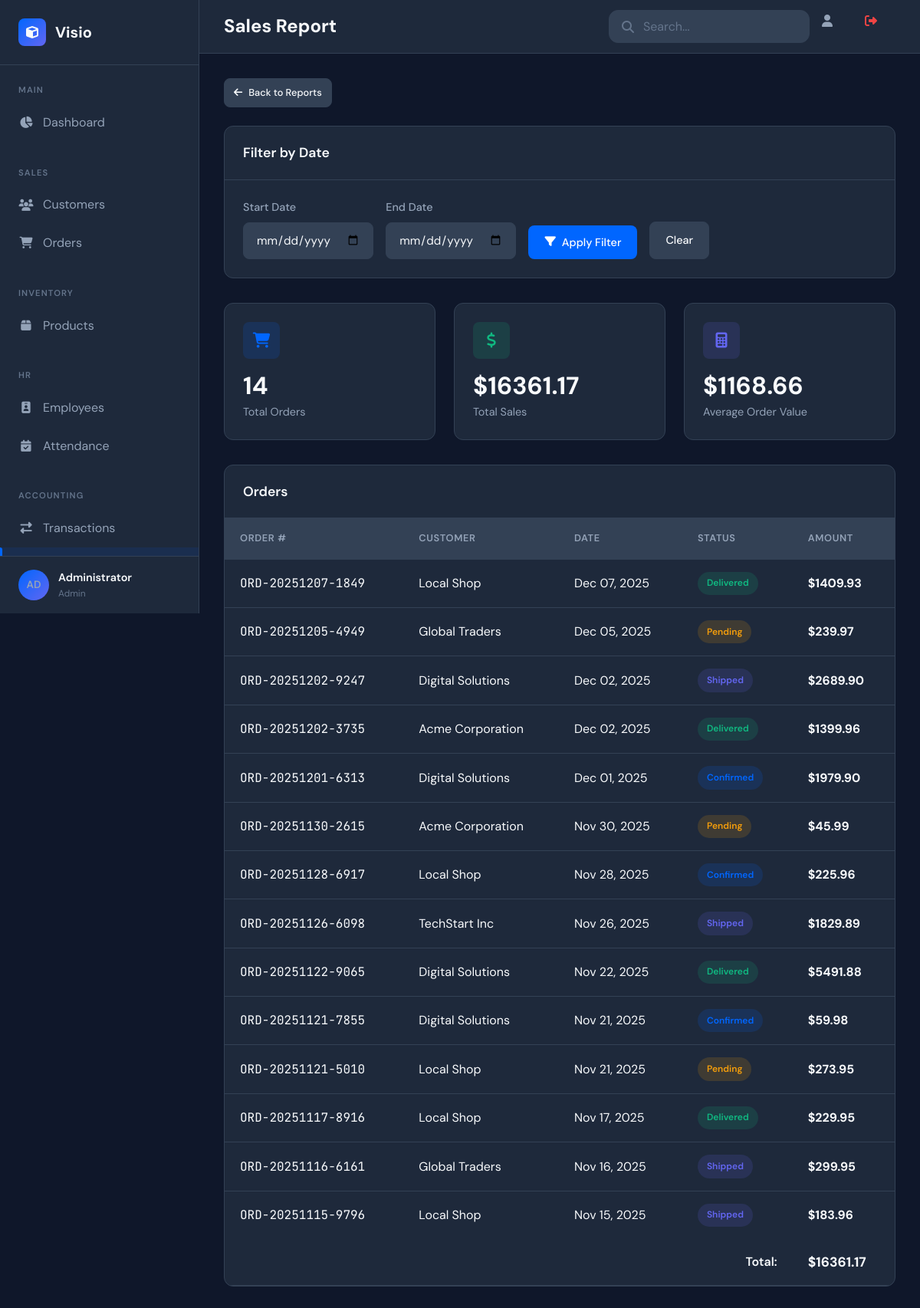
The page /reports/sales (signed in) on the database its author committed.
### app.py (models this page shows, shortened)
class User(UserMixin, db.Model):
    id = db.Column(db.Integer, primary_key=True)
    email = db.Column(db.String(120), unique=True, nullable=False)
    password_hash = db.Column(db.String(256), nullable=False)
    full_name = db.Column(db.String(100), nullable=False)
    role = db.Column(db.String(20), default='user')
    is_active = db.Column(db.Boolean, default=True)
    created_at = db.Column(db.DateTime, default=datetime.utcnow)
    last_login = db.Column(db.DateTime)
    def get_initials(self):
        names = self.full_name.split()
        if len(names) >= 2:
            return f"{names[0][0]}{names[1][0]}".upper()
        return self.full_name[:2].upper()

class Order(db.Model):
    id = db.Column(db.Integer, primary_key=True)
    order_number = db.Column(db.String(20), unique=True, nullable=False)
    customer_id = db.Column(db.Integer, db.ForeignKey('customer.id'), nullable=False)
    status = db.Column(db.String(20), default='pending')
    total_amount = db.Column(db.Float, default=0)
    created_at = db.Column(db.DateTime, default=datetime.utcnow)
    created_by = db.Column(db.Integer, db.ForeignKey('user.id'))
    items = db.relationship('OrderItem', backref='order', lazy=True, cascade='all, delete-orphan')

class Customer(db.Model):
    id = db.Column(db.Integer, primary_key=True)
    name = db.Column(db.String(100), nullable=False)
    email = db.Column(db.String(120), unique=True, nullable=False)
    phone = db.Column(db.String(20))
    address = db.Column(db.Text)
    created_at = db.Column(db.DateTime, default=datetime.utcnow)
    created_by = db.Column(db.Integer, db.ForeignKey('user.id'))
    orders = db.relationship('Order', backref='customer', lazy=True)

### app.py (the view)
@app.route('/reports/sales')
@login_required
def sales_report():
    start_date, end_date = request.args.get('start_date'), request.args.get('end_date')
    query = Order.query.filter(Order.status != 'cancelled')
    if start_date: query = query.filter(Order.created_at >= datetime.strptime(start_date, '%Y-%m-%d'))
    if end_date: query = query.filter(Order.created_at <= datetime.strptime(end_date, '%Y-%m-%d'))
    orders = query.order_by(Order.created_at.desc()).all()
    return render_template('report_sales.html', orders=orders, total_sales=sum(o.total_amount for o in orders), start_date=start_date, end_date=end_date)

### app.py (called while the page is built)
@login_manager.user_loader
def load_user(user_id):
    return User.query.get(int(user_id))

### templates/report_sales.html (shortened to what this page needs)
{% extends "base.html" %}
{% block page_title %}Sales Report{% endblock %}
{% block content %}
<div class="section-header">
    <a href="{{ url_for('reports') }}" class="btn btn-secondary btn-sm">
        <i class="fas fa-arrow-left"></i>
        Back to Reports
    </a>
</div>
<div class="card mb-4">
    <div class="card-header">
        <h3 class="card-title">Filter by Date</h3>
    </div>
    <div class="card-body">
        <form action="{{ url_for('sales_report') }}" method="GET" class="d-flex align-center gap-2" style="flex-wrap: wrap;">
            <div class="form-group" style="margin: 0;">
                <label class="form-label">Start Date</label>
                <input type="date" name="start_date" class="form-control" value="{{ start_date or '' }}">
            </div>
            <div class="form-group" style="margin: 0;">
                <label class="form-label">End Date</label>
                <input type="date" name="end_date" class="form-control" value="{{ end_date or '' }}">
            </div>
            <div class="form-group" style="margin: 0; align-self: flex-end;">
                <button type="submit" class="btn btn-primary">
                    <i class="fas fa-filter"></i>
                    Apply Filter
                </button>
            </div>
            <div class="form-group" style="margin: 0; align-self: flex-end;">
                <a href="{{ url_for('sales_report') }}" class="btn btn-secondary">Clear</a>
            </div>
        </form>
    </div>
</div>
<div class="stats-grid mb-4">
    <div class="stat-card">
        <div class="stat-header">
            <div class="stat-icon blue">
                <i class="fas fa-shopping-cart"></i>
            </div>
        </div>
        <div class="stat-value">{{ orders|length }}</div>
        <div class="stat-label">Total Orders</div>
    </div>
    <div class="stat-card">
        <div class="stat-header">
            <div class="stat-icon green">
                <i class="fas fa-dollar-sign"></i>
            </div>
        </div>
        <div class="stat-value">${{ "%.2f"|format(total_sales) }}</div>
        <div class="stat-label">Total Sales</div>
    </div>
    <div class="stat-card">
        <div class="stat-header">
            <div class="stat-icon purple">
                <i class="fas fa-calculator"></i>
            </div>
        </div>
        <div class="stat-value">${{ "%.2f"|format(total_sales / orders|length if orders else 0) }}</div>
        <div class="stat-label">Average Order Value</div>
    </div>
</div>
<div class="card">
    <div class="card-header">
        <h3 class="card-title">Orders</h3>
    </div>
    <div class="card-body" style="padding: 0;">
        {% if orders %}
        <table class="data-table">
            <thead>
                <tr>
                    <th>Order #</th>
                    <th>Customer</th>
                    <th>Date</th>
                    <th>Status</th>
                    <th>Amount</th>
                </tr>
            </thead>
            <tbody>
                {% for order in orders %}
                <tr>
                    <td class="font-mono">{{ order.order_number }}</td>
                    <td>{{ order.customer.name }}</td>
                    <td>{{ order.created_at.strftime('%b %d, %Y') }}</td>
                    <td><span class="badge badge-{{ order.status }}">{{ order.status }}</span></td>
                    <td><strong>${{ "%.2f"|format(order.total_amount) }}</strong></td>
                </tr>
                {% endfor %}
            </tbody>
            <tfoot>
                <tr>
                    <td colspan="4" style="text-align: right; font-weight: 600;">Total:</td>
                    <td style="font-size: 1.1rem; font-weight: 700;">${{ "%.2f"|format(total_sales) }}</td>
                </tr>
            </tfoot>
        </table>
        {% else %}
        <div class="empty-state">
            <i class="fas fa-chart-line"></i>
            <h3>No orders found</h3>
            <p>No orders match the selected criteria.</p>
        </div>
        {% endif %}
    </div>
</div>
{% endblock %}

### templates/base.html (shortened to what this page needs)
<!DOCTYPE html>
<html lang="en">
<head>
    <link rel="stylesheet" href="https://cdnjs.cloudflare.com/ajax/libs/font-awesome/6.4.0/css/all.min.css">
    <link rel="stylesheet" href="{{ url_for('static', filename='css/style.css') }}">
</head>
<body>
    <div class="app-container">
        <aside class="sidebar">
            <div class="sidebar-header">
                <div class="logo">
                    <i class="fas fa-cube"></i>
                    <span>Visio</span>
                </div>
            </div>
            <nav class="sidebar-nav">
                <div class="nav-section">
                    <span class="nav-section-title">Main</span>
                    <a href="{{ url_for('dashboard') }}" class="nav-item {% if request.endpoint == 'dashboard' %}active{% endif %}">
                        <i class="fas fa-chart-pie"></i><span>Dashboard</span>
                    </a>
                </div>
                <div class="nav-section">
                    <span class="nav-section-title">Sales</span>
                    <a href="{{ url_for('customers') }}" class="nav-item {% if 'customer' in request.endpoint %}active{% endif %}">
                        <i class="fas fa-users"></i><span>Customers</span>
                    </a>
                    <a href="{{ url_for('orders') }}" class="nav-item {% if 'order' in request.endpoint %}active{% endif %}">
                        <i class="fas fa-shopping-cart"></i><span>Orders</span>
                    </a>
                </div>
                <div class="nav-section">
                    <span class="nav-section-title">Inventory</span>
                    <a href="{{ url_for('products') }}" class="nav-item {% if 'product' in request.endpoint %}active{% endif %}">
                        <i class="fas fa-box"></i><span>Products</span>
                    </a>
                </div>
                <div class="nav-section">
                    <span class="nav-section-title">HR</span>
                    <a href="{{ url_for('employees') }}" class="nav-item {% if 'employee' in request.endpoint %}active{% endif %}">
                        <i class="fas fa-id-badge"></i><span>Employees</span>
                    </a>
                    <a href="{{ url_for('attendance') }}" class="nav-item {% if 'attendance' in request.endpoint %}active{% endif %}">
                        <i class="fas fa-calendar-check"></i><span>Attendance</span>
                    </a>
                </div>
                <div class="nav-section">
                    <span class="nav-section-title">Accounting</span>
                    <a href="{{ url_for('transactions') }}" class="nav-item {% if 'transaction' in request.endpoint %}active{% endif %}">
                        <i class="fas fa-exchange-alt"></i><span>Transactions</span>
                    </a>
                    <a href="{{ url_for('reports') }}" class="nav-item {% if 'report' in request.endpoint %}active{% endif %}">
                    </a>
                </div>
            </nav>
            <div class="sidebar-footer">
                <div class="user-info" style="cursor: pointer;" onclick="toggleUserMenu()">
                    <div class="user-avatar" style="background: linear-gradient(135deg, #0066FF, #6366F1); display: flex; align-items: center; justify-content: center; font-weight: 600; font-size: 0.85rem;">
                        {{ current_user.get_initials() }}
                    </div>
                    <div class="user-details">
                        <span class="user-name">{{ current_user.full_name }}</span>
                        <span class="user-role">{{ current_user.role|capitalize }}</span>
                    </div>
                </div>
            </div>
        </aside>
        <main class="main-content">
            <header class="content-header">
                <div class="header-left">
                    <h1 class="page-title">{% block page_title %}Dashboard{% endblock %}</h1>
                </div>
                <div class="header-right">
                    <div class="search-box"><i class="fas fa-search"></i><input type="text" placeholder="Search..."></div>
                    <a href="{{ url_for('profile') }}" class="notification-btn" title="Profile"><i class="fas fa-user"></i></a>
                    <a href="{{ url_for('logout') }}" class="notification-btn" title="Logout" style="color: #EF4444;"><i class="fas fa-sign-out-alt"></i></a>
                </div>
            </header>
            <div class="content-body">{% block content %}{% endblock %}</div>
        </main>
    </div>
</body>
</html>

### rows shown on the page
User: get_initials "AD", full_name "Administrator", role "Admin"
Order: order_number "ORD-20251207-1849", customer.name "Local Shop", created_at "Dec 07, 2025", status "Delivered", total_amount "1409.93"
Order: order_number "ORD-20251205-4949", customer.name "Global Traders", created_at "Dec 05, 2025", status "Pending", total_amount "239.97"
Order: order_number "ORD-20251202-9247", customer.name "Digital Solutions", created_at "Dec 02, 2025", status "Shipped", total_amount "2689.90"
Order: order_number "ORD-20251202-3735", customer.name "Acme Corporation", created_at "Dec 02, 2025", status "Delivered", total_amount "1399.96"
Order: order_number "ORD-20251201-6313", customer.name "Digital Solutions", created_at "Dec 01, 2025", status "Confirmed", total_amount "1979.90"
Order: order_number "ORD-20251130-2615", customer.name "Acme Corporation", created_at "Nov 30, 2025", status "Pending", total_amount "45.99"
Order: order_number "ORD-20251128-6917", customer.name "Local Shop", created_at "Nov 28, 2025", status "Confirmed", total_amount "225.96"
Order: order_number "ORD-20251126-6098", customer.name "TechStart Inc", created_at "Nov 26, 2025", status "Shipped", total_amount "1829.89"
Order: order_number "ORD-20251122-9065", customer.name "Digital Solutions", created_at "Nov 22, 2025", status "Delivered", total_amount "5491.88"
Order: order_number "ORD-20251121-7855", customer.name "Digital Solutions", created_at "Nov 21, 2025", status "Confirmed", total_amount "59.98"
Order: order_number "ORD-20251121-5010", customer.name "Local Shop", created_at "Nov 21, 2025", status "Pending", total_amount "273.95"
Order: order_number "ORD-20251117-8916", customer.name "Local Shop", created_at "Nov 17, 2025", status "Delivered", total_amount "229.95"
Order: order_number "ORD-20251116-6161", customer.name "Global Traders", created_at "Nov 16, 2025", status "Shipped", total_amount "299.95"
Order: order_number "ORD-20251115-9796", customer.name "Local Shop", created_at "Nov 15, 2025", status "Shipped", total_amount "183.96"

### other values the page prints
{{ orders|length }} "14"
{{ "%.2f"|format(total_sales) }} "16361.17"
{{ "%.2f"|format(total_sales / orders|length if orders else 0) }} "1168.66"
